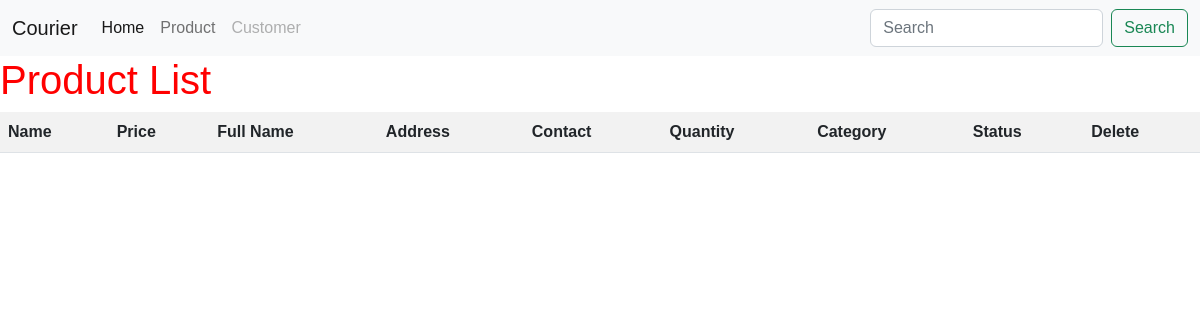
The app's page /product/product-list/, older data.
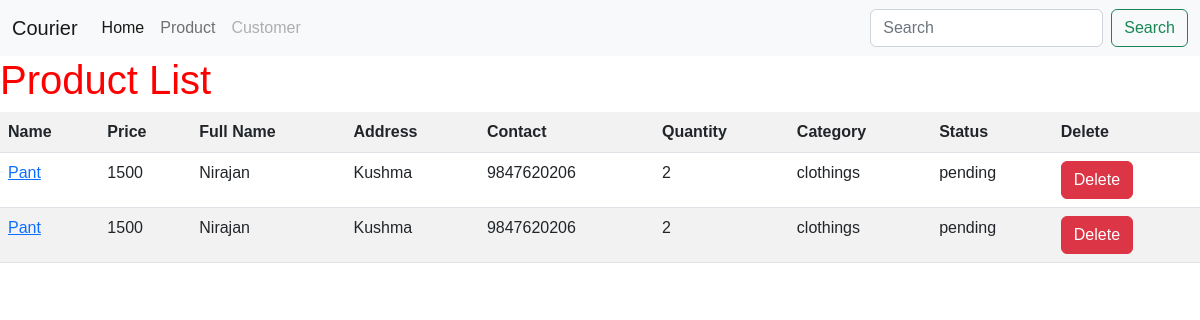
The same page, newer data.
### product/models.py (models this page shows, shortened)
class Product(models.Model):
    STATUS_CHOICE=(
        ('pending',"PENDING"),
        ('delivered','DELIVERED'),
        ('return','RETURN')
    )
    weight=models.ForeignKey(Weight, on_delete=models.CASCADE)
    name=models.CharField(max_length=255)
    price=models.CharField(max_length=255)
    quantity=models.IntegerField()
    category=models.CharField(max_length=255)
    fullname=models.CharField(max_length=255)
    contact=models.CharField(max_length=255)
    address=models.CharField(max_length=255)
    status=models.CharField(max_length=50, choices=STATUS_CHOICE)
    shipping_address=models.CharField(max_length=255, null=True, blank=True)
    remarks=models.TextField(null=True, blank=True )

### product/views.py (the view)
# urls.py: path('product-list/', product_list, name='product_list'),
def product_list(request):
    products=Product.objects.all()
    context={'products':products}
    return render(request, 'product_list.html', context)

### product/templates/product_list.html
{% extends 'base.html' %}
{% block navbar %}
    {% include 'components/navbar.html' %}
{% endblock navbar %}
{% block content %}
    <h1>Product List</h1>
    <table class="table table-striped">
        <tr>
            <th>Name</th>
            <th>Price</th>
            <th>Full Name</th>
            <th>Address</th>
            <th>Contact</th>
            <th>Quantity</th>
            <th>Category</th>
            <th>Status</th>
            <th>Delete</th>
        </tr>
        {% for product in products %}
        <tr>
            <td><a href="{% url 'product:edit_product' product.id %}">{{product.name}}</a></td>
            <td>{{product.price}}</td>
            <td>{{product.fullname}}</td>
            <td>{{product.address}}</td>
            <td>{{product.contact}}</td>
            <td>{{product.quantity}}</td>
            <td>{{product.category}}</td>
            <td>{{product.status}}</td>
            <td><a href="{% url 'product:delete_product' product.id %}" class="btn btn-danger">Delete</a></td>
        </tr>
        {% endfor %}
    </table>
{% endblock content %}

Row changes from the older to the newer data that the page shows:
added Product: name "Pant", price "1500", fullname "Nirajan", address "Kushma", contact "9847620206", quantity "2", category "clothings", status "pending"
added Product: name "Pant", price "1500", fullname "Nirajan", address "Kushma", contact "9847620206", quantity "2", category "clothings", status "pending"
